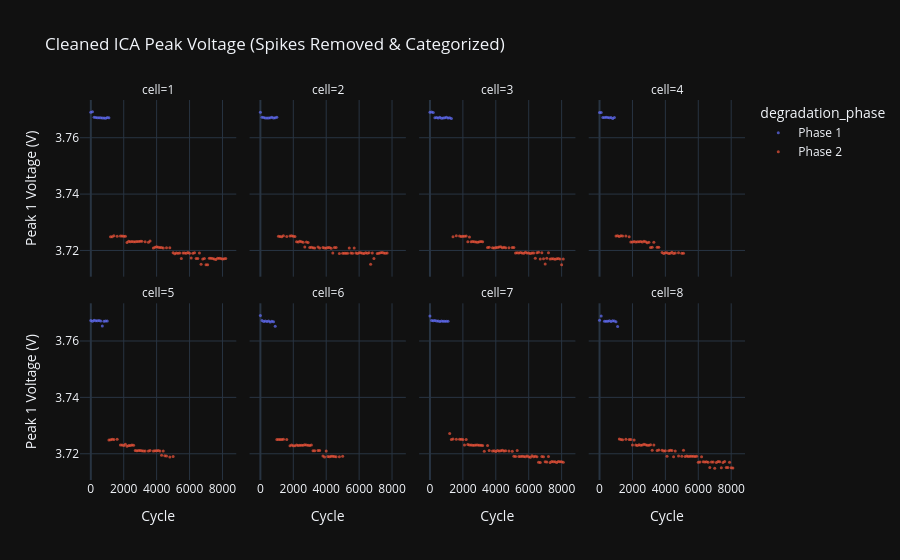

Notebook source saved alongside this figure:
### Code cell
import numpy as np
import plotly.express as px

df['degradation_phase'] = np.where(df['ica_peak1_V'] > 3.74, 'Phase 1', 'Phase 2')

df['rolling_median'] = df.groupby(['cell', 'degradation_phase'])['ica_peak1_V'].transform(
    lambda x: x.rolling(window=5, center=True, min_periods=1).median()
)

df['spike_diff'] = np.abs(df['ica_peak1_V'] - df['rolling_median'])


df_clean = df[df['spike_diff'] < 0.005].copy()

fig_clean = px.scatter(
    df_clean, 
    x="cyc", 
    y="ica_peak1_V", 
    color="degradation_phase",
    facet_col="cell", 
    facet_col_wrap=4,
    title="Cleaned ICA Peak Voltage (Spikes Removed & Categorized)",
    labels={"cyc": "Cycle", "ica_peak1_V": "Peak 1 Voltage (V)"}
)

fig_clean.update_traces(marker=dict(size=3, opacity=0.7))
fig_clean.update_layout(template="plotly_dark")

fig_clean.show()

### Figure 1 — Plotly figure (JSON) as saved in the notebook; plotly's stock layout.template omitted (floating-point values rounded to 4 significant figures)
{"data": [{"hovertemplate": "degradation_phase=Phase 1<br>cell=1<br>Cycle=%{x}<br>Peak 1 Voltage (V)=%{y}<extra></extra>", "legendgroup": "Phase 1", "marker": {"color": "#636efa", "opacity": 0.7, "size": 3, "symbol": "circle"}, "mode": "markers", "name": "Phase 1", "orientation": "v", "showlegend": true, "type": "scatter", "x": [0, 100, 200, 300, 400, 500, 600, 700, 800, 900, 1000, 1100], "xaxis": "x5", "y": [3.769, 3.769, 3.767, 3.767, 3.767, 3.767, 3.767, 3.767, 3.767, 3.767, 3.767, 3.767], "yaxis": "y5"}, {"hovertemplate": "degradation_phase=Phase 1<br>cell=2<br>Cycle=%{x}<br>Peak 1 Voltage (V)=%{y}<extra></extra>", "legendgroup": "Phase 1", "marker": {"color": "#636efa", "opacity": 0.7, "size": 3, "symbol": "circle"}, "mode": "markers", "name": "Phase 1", "orientation": "v", "showlegend": false, "type": "scatter", "x": [0, 100, 200, 300, 400, 500, 600, 700, 800, 900, 1000], "xaxis": "x6", "y": [3.769, 3.767, 3.767, 3.767, 3.767, 3.767, 3.767, 3.767, 3.767, 3.767, 3.767], "yaxis": "y6"}, {"hovertemplate": "degradation_phase=Phase 1<br>cell=3<br>Cycle=%{x}<br>Peak 1 Voltage (V)=%{y}<extra></extra>", "legendgroup": "Phase 1", "marker": {"color": "#636efa", "opacity": 0.7, "size": 3, "symbol": "circle"}, "mode": "markers", "name": "Phase 1", "orientation": "v", "showlegend": false, "type": "scatter", "x": [0, 100, 200, 300, 400, 500, 600, 700, 800, 900, 1000, 1100, 1200, 1300], "xaxis": "x7", "y": [3.769, 3.769, 3.769, 3.767, 3.767, 3.767, 3.767, 3.767, 3.767, 3.767, 3.767, 3.767, 3.767, 3.767], "yaxis": "y7"}, {"hovertemplate": "degradation_phase=Phase 1<br>cell=4<br>Cycle=%{x}<br>Peak 1 Voltage (V)=%{y}<extra></extra>", "legendgroup": "Phase 1", "marker": {"color": "#636efa", "opacity": 0.7, "size": 3, "symbol": "circle"}, "mode": "markers", "name": "Phase 1", "orientation": "v", "showlegend": false, "type": "scatter", "x": [0, 100, 200, 300, 400, 500, 600, 700, 800, 900], "xaxis": "x8", "y": [3.769, 3.769, 3.767, 3.767, 3.767, 3.767, 3.767, 3.767, 3.767, 3.767], "yaxis": "y8"}, {"hovertemplate": "degradation_phase=Phase 1<br>cell=5<br>Cycle=%{x}<br>Peak 1 Voltage (V)=%{y}<extra></extra>", "legendgroup": "Phase 1", "marker": {"color": "#636efa", "opacity": 0.7, "size": 3, "symbol": "circle"}, "mode": "markers", "name": "Phase 1", "orientation": "v", "showlegend": false, "type": "scatter", "x": [0, 100, 200, 300, 400, 500, 600, 700, 800, 900, 1000], "xaxis": "x", "y": [3.767, 3.767, 3.767, 3.767, 3.767, 3.767, 3.767, 3.765, 3.767, 3.767, 3.767], "yaxis": "y"}, {"hovertemplate": "degradation_phase=Phase 1<br>cell=6<br>Cycle=%{x}<br>Peak 1 Voltage (V)=%{y}<extra></extra>", "legendgroup": "Phase 1", "marker": {"color": "#636efa", "opacity": 0.7, "size": 3, "symbol": "circle"}, "mode": "markers", "name": "Phase 1", "orientation": "v", "showlegend": false, "type": "scatter", "x": [0, 100, 200, 300, 400, 500, 600, 700, 800, 900], "xaxis": "x2", "y": [3.769, 3.767, 3.767, 3.767, 3.767, 3.767, 3.767, 3.767, 3.767, 3.765], "yaxis": "y2"}, {"hovertemplate": "degradation_phase=Phase 1<br>cell=7<br>Cycle=%{x}<br>Peak 1 Voltage (V)=%{y}<extra></extra>", "legendgroup": "Phase 1", "marker": {"color": "#636efa", "opacity": 0.7, "size": 3, "symbol": "circle"}, "mode": "markers", "name": "Phase 1", "orientation": "v", "showlegend": false, "type": "scatter", "x": [0, 100, 200, 300, 400, 500, 600, 700, 800, 900, 1000, 1100], "xaxis": "x3", "y": [3.769, 3.767, 3.767, 3.767, 3.767, 3.767, 3.767, 3.767, 3.767, 3.767, 3.767, 3.767], "yaxis": "y3"}, {"hovertemplate": "degradation_phase=Phase 1<br>cell=8<br>Cycle=%{x}<br>Peak 1 Voltage (V)=%{y}<extra></extra>", "legendgroup": "Phase 1", "marker": {"color": "#636efa", "opacity": 0.7, "size": 3, "symbol": "circle"}, "mode": "markers", "name": "Phase 1", "orientation": "v", "showlegend": false, "type": "scatter", "x": [0, 100, 300, 400, 500, 600, 700, 800, 900, 1000, 1100], "xaxis": "x4", "y": [3.767, 3.769, 3.767, 3.767, 3.767, 3.767, 3.767, 3.767, 3.767, 3.767, 3.765], "yaxis": "y4"}, {"hovertemplate": "degradation_phase=Phase 2<br>cell=1<br>Cycle=%{x}<br>Peak 1 Voltage (V)=%{y}<extra></extra>", "legendgroup": "Phase 2", "marker": {"color": "#EF553B", "opacity": 0.7, "size": 3, "symbol": "circle"}, "mode": "markers", "name": "Phase 2", "orientation": "v", "showlegend": true, "type": "scatter", "x": [1200, 1300, 1400, 1600, 1800, 1900, 2000, 2100, 2200, 2300, 2400, 2500, 2600, 2700, 2800, 2900, 3000, 3100, 3300, 3500, 3600, 3800, 3900, 4000, 4100, 4200, 4300, 4400, 4600, 4800, 5000, 5100, 5200, 5300, 5400, 5500, 5600, 5700, 5800, 5900, 6000, 6100, 6200, 6300, 6400, 6500, 6600, 6700, 6800, 6900, 7000, 7100, 7200, 7300, 7400, 7500, 7600, 7700, 7800, 7900, 8000, 8100, 8200], "xaxis": "x5", "y": [3.725, 3.725, 3.725, 3.725, 3.725, 3.725, 3.725, 3.725, 3.723, 3.723, 3.723, 3.723, 3.723, 3.723, 3.723, 3.723, 3.723, 3.723, 3.723, 3.723, 3.723, 3.721, 3.721, 3.721, 3.721, 3.721, 3.721, 3.721, 3.721, 3.721, 3.719, 3.719, 3.719, 3.719, 3.719, 3.717, 3.719, 3.719, 3.719, 3.719, 3.719, 3.717, 3.719, 3.719, 3.717, 3.717, 3.719, 3.715, 3.717, 3.717, 3.715, 3.715, 3.717, 3.717, 3.717, 3.717, 3.717, 3.717, 3.717, 3.717, 3.717, 3.717, 3.717], "yaxis": "y5"}, {"hovertemplate": "degradation_phase=Phase 2<br>cell=2<br>Cycle=%{x}<br>Peak 1 Voltage (V)=%{y}<extra></extra>", "legendgroup": "Phase 2", "marker": {"color": "#EF553B", "opacity": 0.7, "size": 3, "symbol": "circle"}, "mode": "markers", "name": "Phase 2", "orientation": "v", "showlegend": false, "type": "scatter", "x": [1100, 1200, 1300, 1400, 1600, 1800, 1900, 2000, 2100, 2200, 2300, 2400, 2500, 2600, 2700, 2800, 2900, 3000, 3100, 3200, 3300, 3500, 3600, 3800, 3900, 4000, 4100, 4200, 4300, 4400, 4500, 4600, 4800, 5000, 5100, 5200, 5300, 5400, 5500, 5600, 5700, 5800, 5900, 6000, 6100, 6200, 6300, 6400, 6500, 6600, 6700, 6800, 6900, 7100, 7200, 7300, 7400, 7500, 7600, 7700], "xaxis": "x6", "y": [3.725, 3.725, 3.725, 3.725, 3.725, 3.725, 3.725, 3.725, 3.725, 3.723, 3.723, 3.723, 3.723, 3.723, 3.721, 3.723, 3.723, 3.721, 3.721, 3.721, 3.721, 3.721, 3.721, 3.721, 3.721, 3.721, 3.721, 3.721, 3.721, 3.719, 3.721, 3.721, 3.719, 3.719, 3.719, 3.719, 3.719, 3.721, 3.719, 3.719, 3.721, 3.719, 3.719, 3.719, 3.719, 3.719, 3.719, 3.719, 3.719, 3.719, 3.715, 3.719, 3.717, 3.719, 3.719, 3.719, 3.719, 3.719, 3.719, 3.719], "yaxis": "y6"}, {"hovertemplate": "degradation_phase=Phase 2<br>cell=3<br>Cycle=%{x}<br>Peak 1 Voltage (V)=%{y}<extra></extra>", "legendgroup": "Phase 2", "marker": {"color": "#EF553B", "opacity": 0.7, "size": 3, "symbol": "circle"}, "mode": "markers", "name": "Phase 2", "orientation": "v", "showlegend": false, "type": "scatter", "x": [1400, 1600, 1800, 1900, 2000, 2100, 2200, 2300, 2400, 2500, 2600, 2700, 2800, 2900, 3000, 3100, 3200, 3500, 3600, 3800, 3900, 4000, 4100, 4200, 4300, 4400, 4500, 4600, 4800, 5000, 5100, 5200, 5300, 5400, 5500, 5600, 5700, 5800, 5900, 6000, 6100, 6200, 6300, 6400, 6500, 6600, 6700, 6800, 6900, 7000, 7100, 7200, 7300, 7400, 7500, 7600, 7700, 7800, 7900, 8000, 8100], "xaxis": "x7", "y": [3.725, 3.725, 3.725, 3.725, 3.725, 3.725, 3.725, 3.723, 3.725, 3.723, 3.723, 3.723, 3.723, 3.723, 3.723, 3.723, 3.723, 3.721, 3.721, 3.721, 3.721, 3.721, 3.721, 3.721, 3.721, 3.721, 3.721, 3.721, 3.721, 3.721, 3.721, 3.719, 3.719, 3.719, 3.719, 3.719, 3.719, 3.719, 3.719, 3.719, 3.719, 3.719, 3.719, 3.717, 3.719, 3.719, 3.717, 3.719, 3.717, 3.715, 3.717, 3.719, 3.717, 3.717, 3.717, 3.717, 3.717, 3.717, 3.717, 3.715, 3.717], "yaxis": "y7"}, {"hovertemplate": "degradation_phase=Phase 2<br>cell=4<br>Cycle=%{x}<br>Peak 1 Voltage (V)=%{y}<extra></extra>", "legendgroup": "Phase 2", "marker": {"color": "#EF553B", "opacity": 0.7, "size": 3, "symbol": "circle"}, "mode": "markers", "name": "Phase 2", "orientation": "v", "showlegend": false, "type": "scatter", "x": [1000, 1100, 1200, 1300, 1400, 1600, 1800, 1900, 2000, 2100, 2200, 2300, 2400, 2500, 2600, 2700, 2800, 2900, 3000, 3100, 3200, 3300, 3500, 3600, 3800, 3900, 4000, 4100, 4200, 4300, 4400, 4500, 4600, 4800, 5000, 5100], "xaxis": "x8", "y": [3.725, 3.725, 3.725, 3.725, 3.725, 3.725, 3.725, 3.723, 3.723, 3.723, 3.723, 3.723, 3.723, 3.723, 3.723, 3.723, 3.723, 3.723, 3.723, 3.721, 3.721, 3.723, 3.721, 3.721, 3.719, 3.719, 3.719, 3.719, 3.719, 3.719, 3.719, 3.719, 3.719, 3.719, 3.719, 3.719], "yaxis": "y8"}, {"hovertemplate": "degradation_phase=Phase 2<br>cell=5<br>Cycle=%{x}<br>Peak 1 Voltage (V)=%{y}<extra></extra>", "legendgroup": "Phase 2", "marker": {"color": "#EF553B", "opacity": 0.7, "size": 3, "symbol": "circle"}, "mode": "markers", "name": "Phase 2", "orientation": "v", "showlegend": false, "type": "scatter", "x": [1100, 1200, 1300, 1400, 1600, 1800, 1900, 2000, 2100, 2200, 2300, 2400, 2500, 2600, 2700, 2800, 2900, 3000, 3100, 3200, 3300, 3500, 3600, 3800, 3900, 4000, 4100, 4200, 4300, 4400, 4500, 4600, 4800, 5000], "xaxis": "x", "y": [3.725, 3.725, 3.725, 3.725, 3.725, 3.723, 3.723, 3.723, 3.723, 3.723, 3.723, 3.723, 3.723, 3.723, 3.721, 3.721, 3.721, 3.721, 3.721, 3.721, 3.721, 3.721, 3.721, 3.721, 3.721, 3.721, 3.721, 3.721, 3.719, 3.721, 3.719, 3.719, 3.719, 3.719], "yaxis": "y"}, {"hovertemplate": "degradation_phase=Phase 2<br>cell=6<br>Cycle=%{x}<br>Peak 1 Voltage (V)=%{y}<extra></extra>", "legendgroup": "Phase 2", "marker": {"color": "#EF553B", "opacity": 0.7, "size": 3, "symbol": "circle"}, "mode": "markers", "name": "Phase 2", "orientation": "v", "showlegend": false, "type": "scatter", "x": [1000, 1100, 1200, 1300, 1400, 1600, 1800, 1900, 2000, 2100, 2200, 2300, 2400, 2500, 2600, 2700, 2800, 2900, 3000, 3100, 3200, 3300, 3500, 3600, 3800, 3900, 4000, 4100, 4200, 4300, 4400, 4500, 4600, 4800, 5000], "xaxis": "x2", "y": [3.725, 3.725, 3.725, 3.725, 3.725, 3.725, 3.723, 3.723, 3.723, 3.723, 3.723, 3.723, 3.723, 3.723, 3.723, 3.723, 3.723, 3.723, 3.723, 3.723, 3.721, 3.721, 3.721, 3.721, 3.719, 3.719, 3.721, 3.719, 3.719, 3.719, 3.719, 3.719, 3.719, 3.719, 3.719], "yaxis": "y2"}, {"hovertemplate": "degradation_phase=Phase 2<br>cell=7<br>Cycle=%{x}<br>Peak 1 Voltage (V)=%{y}<extra></extra>", "legendgroup": "Phase 2", "marker": {"color": "#EF553B", "opacity": 0.7, "size": 3, "symbol": "circle"}, "mode": "markers", "name": "Phase 2", "orientation": "v", "showlegend": false, "type": "scatter", "x": [1200, 1300, 1400, 1600, 1800, 1900, 2000, 2100, 2200, 2300, 2400, 2500, 2600, 2700, 2800, 2900, 3000, 3100, 3200, 3300, 3500, 3600, 3800, 3900, 4000, 4100, 4200, 4300, 4400, 4500, 4600, 4800, 5000, 5100, 5200, 5300, 5400, 5500, 5600, 5700, 5800, 5900, 6000, 6100, 6200, 6300, 6400, 6500, 6600, 6700, 6800, 6900, 7000, 7100, 7200, 7300, 7400, 7500, 7600, 7700, 7800, 7900, 8000, 8100], "xaxis": "x3", "y": [3.727, 3.725, 3.725, 3.725, 3.725, 3.725, 3.725, 3.723, 3.725, 3.723, 3.723, 3.723, 3.723, 3.723, 3.723, 3.723, 3.723, 3.723, 3.723, 3.721, 3.723, 3.721, 3.721, 3.721, 3.721, 3.721, 3.721, 3.721, 3.721, 3.721, 3.721, 3.721, 3.721, 3.719, 3.719, 3.721, 3.719, 3.719, 3.719, 3.719, 3.719, 3.719, 3.719, 3.719, 3.719, 3.719, 3.719, 3.719, 3.717, 3.717, 3.719, 3.719, 3.717, 3.717, 3.719, 3.717, 3.717, 3.717, 3.717, 3.717, 3.717, 3.717, 3.717, 3.717], "yaxis": "y3"}, {"hovertemplate": "degradation_phase=Phase 2<br>cell=8<br>Cycle=%{x}<br>Peak 1 Voltage (V)=%{y}<extra></extra>", "legendgroup": "Phase 2", "marker": {"color": "#EF553B", "opacity": 0.7, "size": 3, "symbol": "circle"}, "mode": "markers", "name": "Phase 2", "orientation": "v", "showlegend": false, "type": "scatter", "x": [1200, 1300, 1400, 1600, 1800, 1900, 2000, 2100, 2200, 2300, 2400, 2500, 2600, 2700, 2800, 2900, 3000, 3100, 3200, 3300, 3500, 3600, 3800, 3900, 4000, 4100, 4200, 4300, 4400, 4500, 4600, 4800, 5000, 5100, 5200, 5300, 5400, 5500, 5600, 5700, 5800, 5900, 6000, 6100, 6200, 6300, 6400, 6500, 6600, 6700, 6800, 6900, 7000, 7100, 7200, 7300, 7400, 7500, 7600, 7700, 7800, 7900, 8000, 8100], "xaxis": "x4", "y": [3.725, 3.725, 3.725, 3.725, 3.725, 3.725, 3.723, 3.725, 3.723, 3.723, 3.723, 3.723, 3.723, 3.723, 3.723, 3.723, 3.723, 3.723, 3.721, 3.723, 3.721, 3.721, 3.721, 3.721, 3.721, 3.719, 3.721, 3.721, 3.721, 3.719, 3.721, 3.719, 3.719, 3.721, 3.719, 3.719, 3.719, 3.719, 3.719, 3.719, 3.719, 3.719, 3.717, 3.717, 3.719, 3.717, 3.717, 3.717, 3.717, 3.715, 3.717, 3.717, 3.715, 3.717, 3.717, 3.717, 3.715, 3.717, 3.717, 3.715, 3.715, 3.717, 3.715, 3.715], "yaxis": "y4"}], "layout": {"annotations": [{"font": {}, "showarrow": false, "text": "cell=5", "x": 0.1175, "xanchor": "center", "xref": "paper", "y": 0.465, "yanchor": "bottom", "yref": "paper"}, {"font": {}, "showarrow": false, "text": "cell=6", "x": 0.3725, "xanchor": "center", "xref": "paper", "y": 0.465, "yanchor": "bottom", "yref": "paper"}, {"font": {}, "showarrow": false, "text": "cell=7", "x": 0.6275, "xanchor": "center", "xref": "paper", "y": 0.465, "yanchor": "bottom", "yref": "paper"}, {"font": {}, "showarrow": false, "text": "cell=8", "x": 0.8825, "xanchor": "center", "xref": "paper", "y": 0.465, "yanchor": "bottom", "yref": "paper"}, {"font": {}, "showarrow": false, "text": "cell=1", "x": 0.1175, "xanchor": "center", "xref": "paper", "y": 1.0, "yanchor": "bottom", "yref": "paper"}, {"font": {}, "showarrow": false, "text": "cell=2", "x": 0.3725, "xanchor": "center", "xref": "paper", "y": 1.0, "yanchor": "bottom", "yref": "paper"}, {"font": {}, "showarrow": false, "text": "cell=3", "x": 0.6275, "xanchor": "center", "xref": "paper", "y": 1.0, "yanchor": "bottom", "yref": "paper"}, {"font": {}, "showarrow": false, "text": "cell=4", "x": 0.8825, "xanchor": "center", "xref": "paper", "y": 1.0, "yanchor": "bottom", "yref": "paper"}], "legend": {"title": {"text": "degradation_phase"}, "tracegroupgap": 0}, "title": {"text": "Cleaned ICA Peak Voltage (Spikes Removed & Categorized)"}, "xaxis": {"anchor": "y", "domain": [0, 0.235], "title": {"text": "Cycle"}}, "xaxis2": {"anchor": "y2", "domain": [0.255, 0.49], "matches": "x", "title": {"text": "Cycle"}}, "xaxis3": {"anchor": "y3", "domain": [0.51, 0.745], "matches": "x", "title": {"text": "Cycle"}}, "xaxis4": {"anchor": "y4", "domain": [0.765, 1.0], "matches": "x", "title": {"text": "Cycle"}}, "xaxis5": {"anchor": "y5", "domain": [0, 0.235], "matches": "x", "showticklabels": false}, "xaxis6": {"anchor": "y6", "domain": [0.255, 0.49], "matches": "x", "showticklabels": false}, "xaxis7": {"anchor": "y7", "domain": [0.51, 0.745], "matches": "x", "showticklabels": false}, "xaxis8": {"anchor": "y8", "domain": [0.765, 1.0], "matches": "x", "showticklabels": false}, "yaxis": {"anchor": "x", "domain": [0, 0.465], "title": {"text": "Peak 1 Voltage (V)"}}, "yaxis2": {"anchor": "x2", "domain": [0, 0.465], "matches": "y", "showticklabels": false}, "yaxis3": {"anchor": "x3", "domain": [0, 0.465], "matches": "y", "showticklabels": false}, "yaxis4": {"anchor": "x4", "domain": [0, 0.465], "matches": "y", "showticklabels": false}, "yaxis5": {"anchor": "x5", "domain": [0.535, 1.0], "matches": "y", "title": {"text": "Peak 1 Voltage (V)"}}, "yaxis6": {"anchor": "x6", "domain": [0.535, 1.0], "matches": "y", "showticklabels": false}, "yaxis7": {"anchor": "x7", "domain": [0.535, 1.0], "matches": "y", "showticklabels": false}, "yaxis8": {"anchor": "x8", "domain": [0.535, 1.0], "matches": "y", "showticklabels": false}}}
